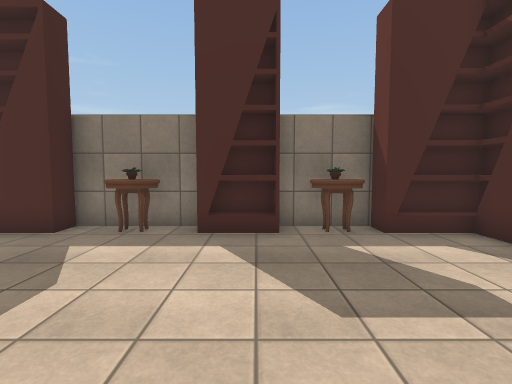
[1] (above)

13 first-person views from a walk through a scene from a Unity 3-D project. The camera is 1.4 m above the floor, tilts 4° down and sees 85° across. The floor is counted in squares, 1 m on a side. Each view is taken from the middle of a square. On the plan, view 1 faces up. The plan holds only what a view shows up to about 14 squares ahead; the rest is blank. The player character is not drawn. Some surface patterns are stand-ins.

[2]
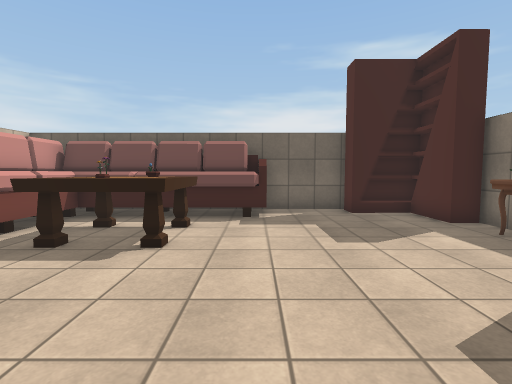

[3]
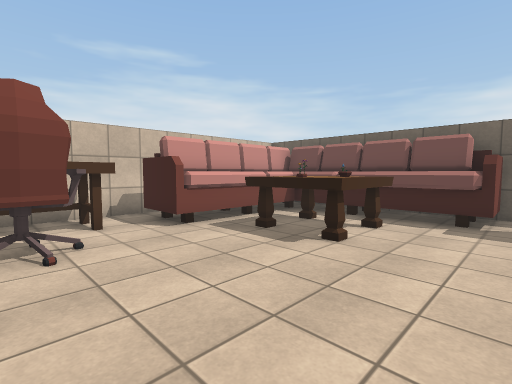

[4]
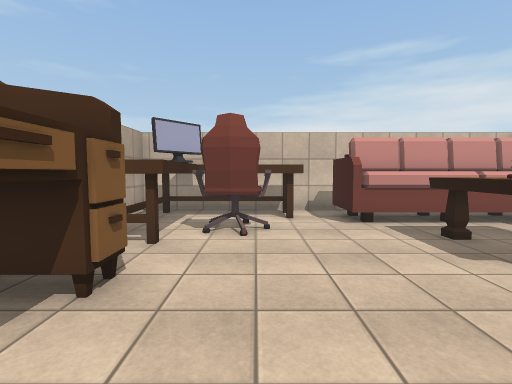

[5]
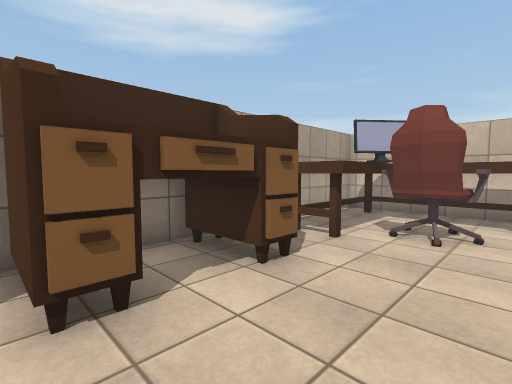

[6]
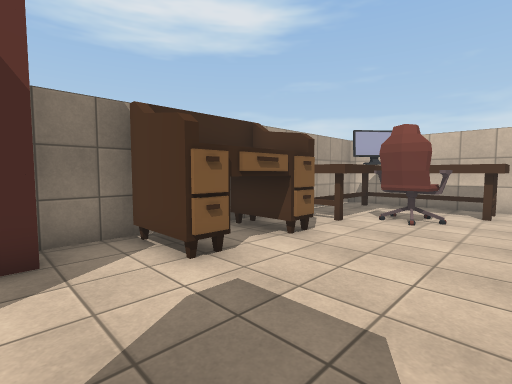

[7]
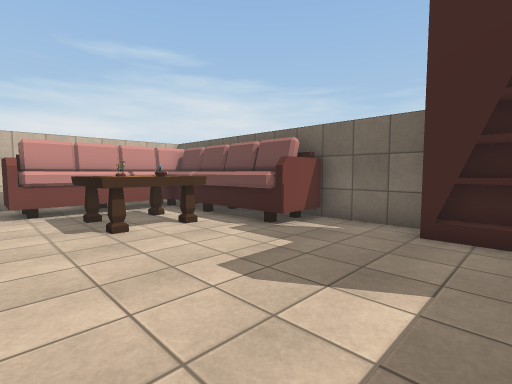

[8]
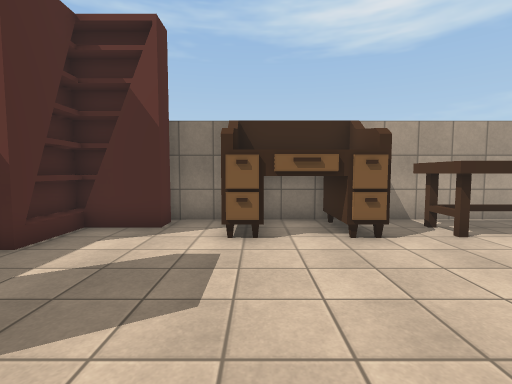

[9]
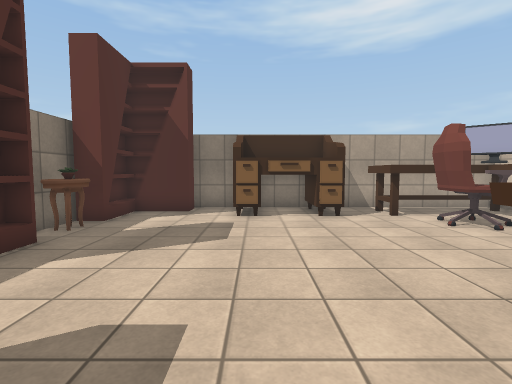

[10]
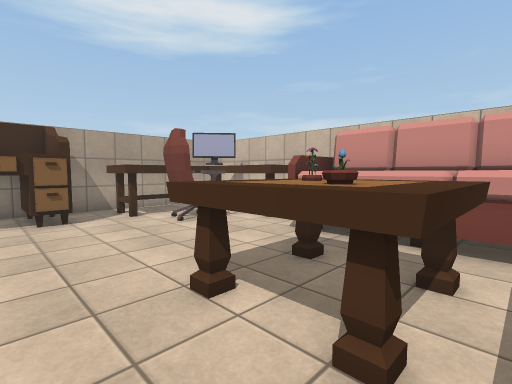

[11]
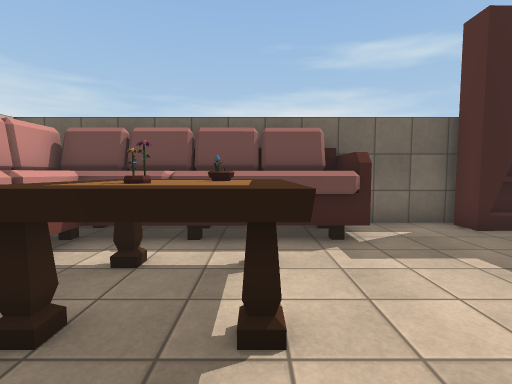

[12]
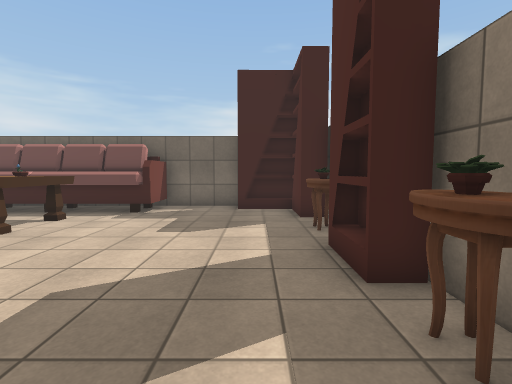

[13]
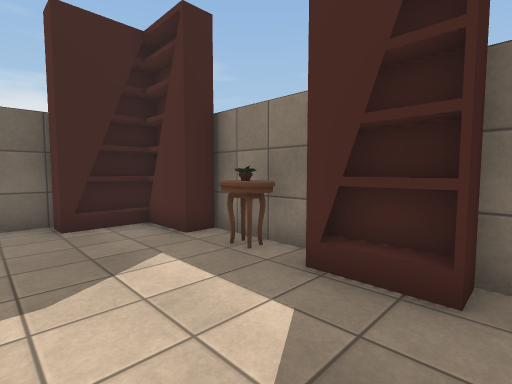

### Floor plan
Key: @ floor where view 1 was taken; # wall or solid block; . floor; B bookshelf; T table; F flower; C chair; E desk; O other object.
Columns run from 8 left of view 1 to 6 right of it. Each row starts with its distance up from view 1.
  7  BBB#OTBBTOBBB#
  6  B...T....T..B#
  5 #B...........B#
  4 #B............#
  3 #...........EE#
  2 #...........EE#
  1 #OO.........E #
  0  OO.....@...EE#
 -1  OO.FTT.....EE#
 -2  OO.FFT.....OO#
 -3  OO.TTT...CCOO#
 -4  OO.......CCOO#
 -5  OOOOOOO.OC OO#
 -6  OOOOOOO.O   O#
 -7   .. ....OOOOO#
 -8        ########

Positions as (right, up) in squares from view 1, and headings:
1: (0, 0), facing up
2: (3, 1), facing left
3: (3, 2), facing down-left
4: (2, 3), facing down
5: (1, 3), facing down-right
6: (0, 5), facing down-right
7: (0, 6), facing down-left
8: (-2, 2), facing right
9: (-5, 2), facing right
10: (-5, 1), facing down-right
11: (0, -1), facing left
12: (4, 5), facing left
13: (1, 3), facing up-left
